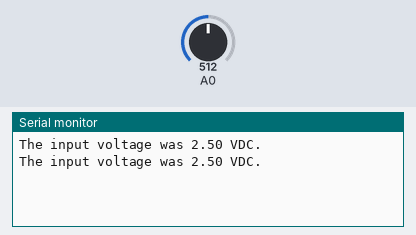
Simulated run of this sketch. Board: Arduino Uno, built with avr-gcc and run on an emulated ATmega328P. Shown: the last lines printed to the serial monitor. Inputs (shaded band) come from the test bench; at power-on: A0 = 512.

Above: at 1.8 s.
1.9 s: A0 set to 716
At 2.5 s:
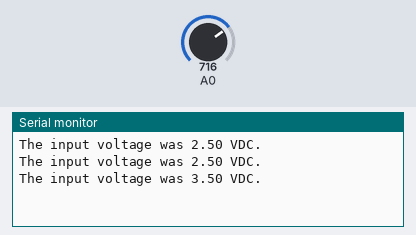
3.4 s: A0 set to 900
At 4.8 s:
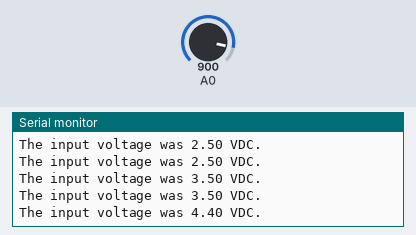
Timing chart, 0 to 6.4 s (numbered marks = the images above; inputs shaded):
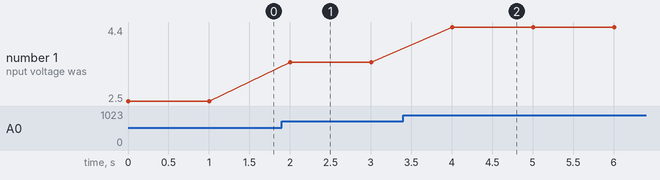

The sketch:

arduino_analogRead_minimum.ino
```cpp
/*------------------------------------------------------------------------------------
arduino_analogRead_minimum.ino

Bare minimum to get analog data and print to serial monitor

http://arduino.cc/en/Tutorial/ReadAnalogVoltage

Created: 09/03/13 - Joshua Vaughan - joshua.vaughan@louisiana.edu

Modified:
  * 02/11/16 - Joshua Vaughan - joshua.vaughan@louisiana.edu
    - improved commenting
    - updated variable names for consistency with other examples
------------------------------------------------------------------------------------*/

// This is always run once when the sketch starts
// Use to initialize variables, pin modes, libraries, communication, etc
void setup() {
  // initialize serial communication at 9600 bits per second:
  Serial.begin(9600);
}

// the loop routine runs over and over again forever:
void loop() {

  // read the input on analog pin 0:
  int sensorValue = analogRead(A0);

  // Convert the analog reading (which goes from 0 - 1023) to a voltage (0 - 5V):
  float voltage = sensorValue * (5.0 / 1023.0);

  // print out the value calculated from the sensor reading, formatting nicely
  Serial.print("The input voltage was ");
  Serial.print(voltage);
  Serial.println(" VDC.");
  Serial.println("");        // Print a blank line to make output easier to read

  // Pause 1s (1000ms) between readings
  delay(1000);
}
```

Measured:
- after the input at 1.9 s, the serial monitor: prints a new line after 0.10 s (image 1)
- after the input at 3.4 s, the serial monitor: prints a new line after 0.60 s (image 2)
- plotted number 1: 2.5 → 3.5 after the input at 1.9 s, 3.5 → 4.4 after the input at 3.4 s
